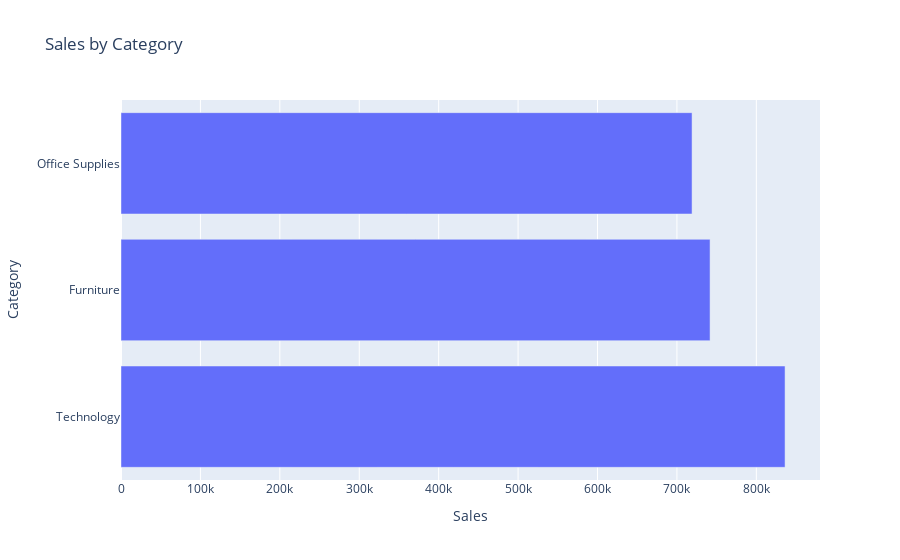

The notebook cell this image was saved under:
### Code cell
# sales by category
df_cat_sales = df.copy()

df_cat_sales['Category'] = df_cat_sales['Category'].astype(str)
df_cat_sales = df_cat_sales.groupby('Category', as_index=False)['Sales'].sum()

# sort data by sales in descending order
df_cat_sales = df_cat_sales.sort_values(by='Sales', ascending=False)

# Column chart for overall sales by category
fig_cat_sales = px.bar(df_cat_sales, x='Sales', y='Category',
                orientation='h',
                title='Sales by Category')
fig_cat_sales.show()

### Figure 1 — Plotly figure (JSON) as saved in the notebook; plotly's stock layout.template omitted (floating-point values rounded to 4 significant figures)
{"data": [{"alignmentgroup": "True", "hovertemplate": "Sales=%{x}<br>Category=%{y}<extra></extra>", "legendgroup": "", "marker": {"color": "#636efa", "pattern": {"shape": ""}}, "name": "", "offsetgroup": "", "orientation": "h", "showlegend": false, "textposition": "auto", "type": "bar", "x": [836200.0, 741700.0, 719000.0], "xaxis": "x", "y": ["Technology", "Furniture", "Office Supplies"], "yaxis": "y"}], "layout": {"barmode": "relative", "legend": {"tracegroupgap": 0}, "title": {"text": "Sales by Category"}, "xaxis": {"anchor": "y", "domain": [0, 1], "title": {"text": "Sales"}}, "yaxis": {"anchor": "x", "domain": [0, 1], "title": {"text": "Category"}}}}
